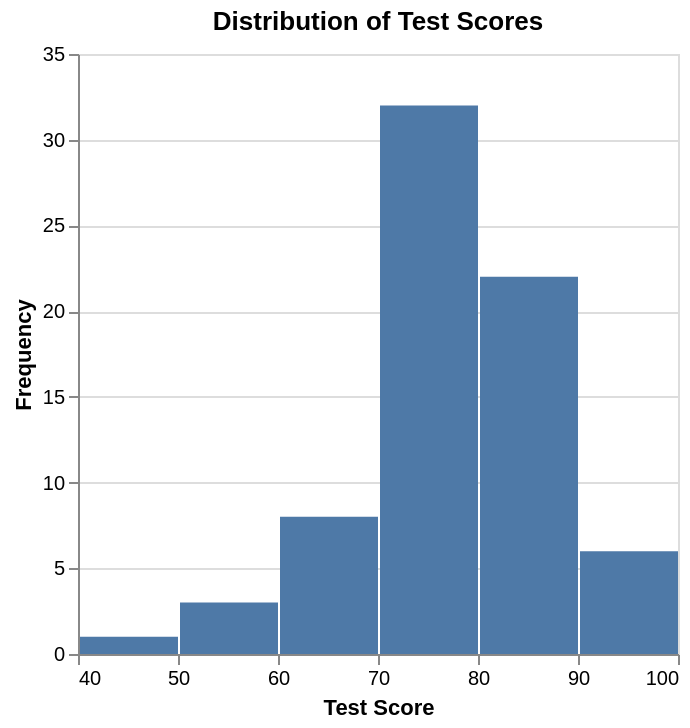

Write the Vega-Lite specification saved for this chart.
### Vega-Lite specification from a JSON file in a GitHub repository (floating-point values rounded to 4 significant figures)
{"$schema": "https://vega.github.io/schema/vega-lite/v6.json", "_metadata": {"dataFormat": "Array of objects with a single 'value' (quantitative) field. Each object is one observation.", "customization": ["Replace 'values' array with your observations", "Change field name in encoding.x.field", "Adjust encoding.x.bin (set to {maxbins: N} for control over bin count)", "Adjust encoding.x.title and encoding.y.title for your variable and frequency label", "Change mark.color to customize the bar fill", "Modify title and description for your context"]}, "title": "Distribution of Test Scores", "description": "Histogram showing the frequency distribution of test scores. Approximately normal distribution centered around 77, ranging from 45 to 98.", "width": "container", "height": 300, "data": {"values": [{"value": 72}, {"value": 74}, {"value": 75}, {"value": 75}, {"value": 76}, {"value": 77}, {"value": 77}, {"value": 78}, {"value": 78}, {"value": 78}, {"value": 79}, {"value": 79}, {"value": 80}, {"value": 80}, {"value": 81}, {"value": 82}, {"value": 83}, {"value": 84}, {"value": 85}, {"value": 85}, {"value": 86}, {"value": 87}, {"value": 88}, {"value": 89}, {"value": 90}, {"value": 91}, {"value": 92}, {"value": 94}, {"value": 96}, {"value": 98}, {"value": 45}, {"value": 52}, {"value": 55}, {"value": 58}, {"value": 60}, {"value": 62}, {"value": 63}, {"value": 65}, {"value": 66}, {"value": 67}, {"value": 68}, {"value": 69}, {"value": 70}, {"value": 71}, {"value": 73}, {"value": 74}, {"value": 75}, {"value": 76}, {"value": 77}, {"value": 78}, {"value": 79}, {"value": 80}, {"value": 81}, {"value": 82}, {"value": 73}, {"value": 74}, {"value": 76}, {"value": 77}, {"value": 78}, {"value": 79}, {"value": 80}, {"value": 81}, {"value": 72}, {"value": 75}, {"value": 77}, {"value": 78}, {"value": 79}, {"value": 80}, {"value": 82}, {"value": 84}, {"value": 86}, {"value": 88}]}, "mark": {"type": "bar", "tooltip": true, "color": "#4e79a7"}, "encoding": {"x": {"field": "value", "type": "quantitative", "bin": true, "title": "Test Score"}, "y": {"aggregate": "count", "type": "quantitative", "title": "Frequency"}}}
